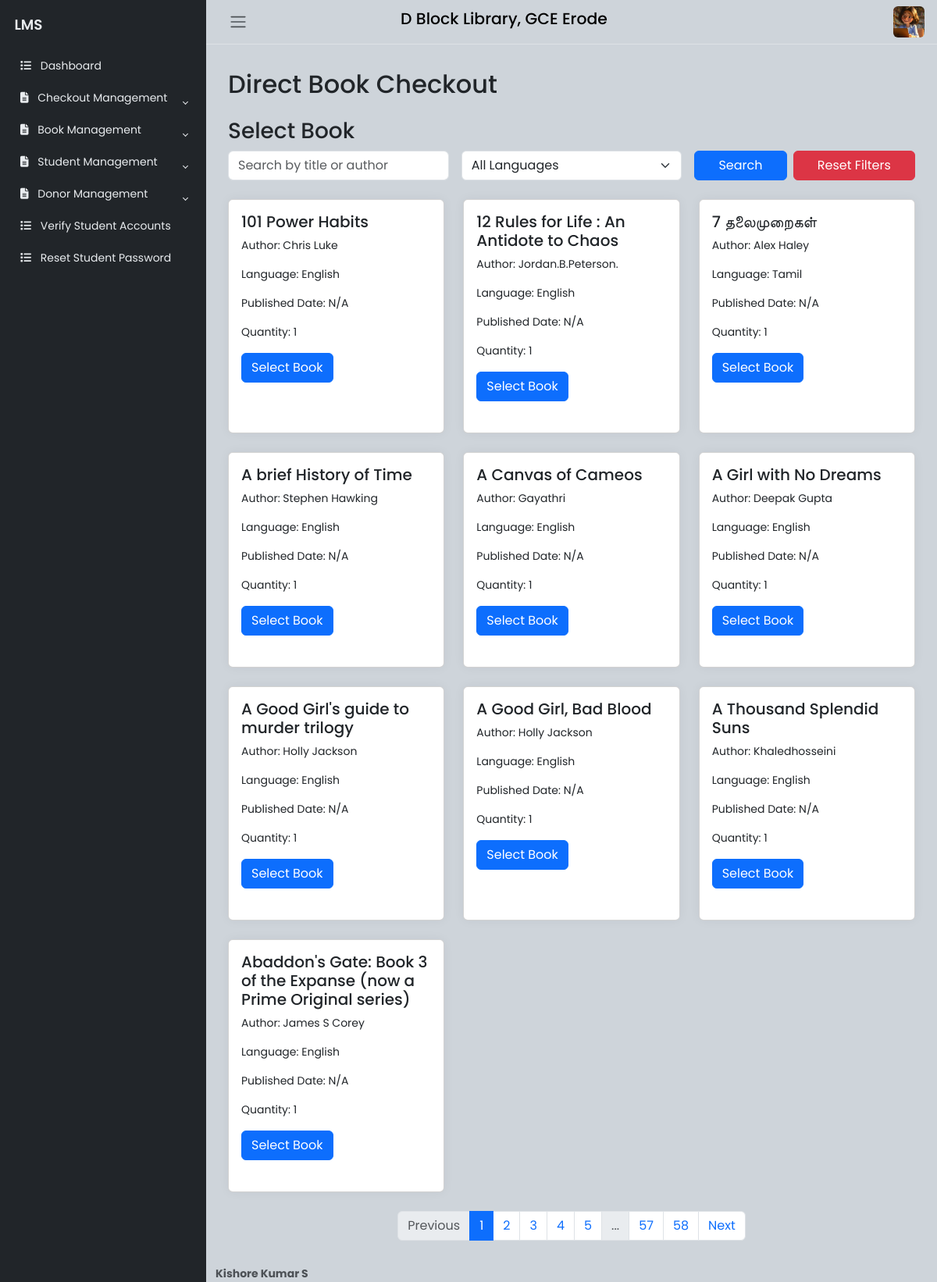
The page /lib/direct_checkout (signed in) on the database its author committed.
### website/models.py (models this page shows, shortened)
class Book(db.Model):
    __tablename__ = 'book'
    id = Column(Integer, primary_key=True)
    student_id = Column(Integer, ForeignKey('user.id'), nullable=True)
    title = Column(String(150), nullable=False)
    author = Column(String(150), nullable=False)
    isbn = Column(String(20), nullable=True)
    published_date = Column(DateTime, nullable=True)
    quantity = Column(Integer, default=0, nullable=False)
    language = Column(String(20), nullable=False)
    date_of_donation = Column(DateTime, nullable=False)
    donor_id = Column(Integer, ForeignKey('donor.id'), nullable=True)
    added_at = db.Column(db.DateTime, default=datetime.utcnow, nullable=False)
    student = relationship('User', back_populates='books')
    borrowed_by = relationship('BorrowedBook', back_populates='book')
    donor = relationship('Donor', back_populates='books')

### website/lib.py (the view, shortened to what this page needs)
@lib.route('/direct_checkout', methods=['GET', 'POST'])
@login_required
def direct_checkout():
    role_required_volunteer_librarian()
    unique_languages = db.session.query(Book.language).distinct().all()
    unique_languages = [lang[0] for lang in unique_languages]
    verified_students = User.query.filter(User.is_verified == True, User.role.in_(['Student', 'Volunteer'])).all()
    try:
        csrf_form = CSRFProtectForm()
        book_search = request.args.get('book_search', '')
        book_language = request.args.get('book_language', '')
        student_search = request.args.get('student_search', '')
        student_department = request.args.get('student_department', '')
        page = request.args.get('page', 1, type=int)
        book_query = Book.query
        if book_search:
            book_query = book_query.filter(or_(Book.title.ilike(f'%{book_search}%'), Book.author.ilike(f'%{book_search}%')))
        if book_language:
            book_query = book_query.filter_by(language=book_language)
        books = book_query.paginate(page=page, per_page=10)
        student_query = User.query.filter_by(role='Student')
        if student_search:
            student_query = student_query.filter(or_(User.name.ilike(f'%{student_search}%'), User.roll_number.ilike(f'%{student_search}%')))
        if student_department:
            student_query = student_query.filter_by(department=student_department)
        students = student_query.paginate(page=page, per_page=10)
        book_languages = db.session.query(Book.language.distinct()).all()
        book_languages = [lang[0] for lang in book_languages]
        student_departments = db.session.query(User.department.distinct()).all()
        student_departments = [dept[0] for dept in student_departments]
        return render_template('DirectCheckout.html', form=csrf_form, books=books,verified_students=verified_students, students=students,unique_languages=unique_languages, book_languages=book_languages, student_departments=student_departments, book_search=book_search, book_language=book_language, student_search=student_search, student_department=student_department)
    except Exception as e:
        print(f"Error in direct_checkout: {str(e)}")
        flash('An error occurred. Please try again later.', 'danger')
        return redirect(url_for('lib.index'))  # Redirect to appropriate error page or handle as needed

### website/forms.py
class CSRFProtectForm(FlaskForm):
    pass

### website/lib.py (called while the page is built)
def role_required_volunteer_librarian():
    if current_user.role.lower() not in ["volunteer", "librarian"]:
        flash("Unauthorized access.", "danger")
        logger.warning(f"[SECURITY] Unauthorized access attempt by {current_user.email}")
        return redirect(url_for("views.home"))

### website/templates/DirectCheckout.html (shortened to what this page needs)
{% extends "LibrarianHome.html" %}
{% block libcontent %}
<div class="container my-4" id="directCheckoutContent">
    <h2 class="mb-4">Direct Book Checkout</h2>
    <div id="bookSelection">
        <h3>Select Book</h3>
        <form method="GET" action="{{ url_for('lib.direct_checkout') }}" class="row row-cols-1 row-cols-md-3 g-3 mb-4">
            <div class="col">
                <input type="text" class="form-control" name="search_books" placeholder="Search by title or author" value="{{ search_books_query }}">
            </div>
            <div class="col">
                <select class="form-select" name="language_books">
                    <option value="">All Languages</option>
                </select>
            </div>
            <div class="col">
                <div class="d-flex">
                    <button type="submit" class="btn btn-primary flex-grow-1 me-1">Search</button>
                    <a href="{{ url_for('lib.direct_checkout') }}" class="btn btn-danger flex-grow-1 ms-1">Reset Filters</a>
                </div>
            </div>
        </form>
        <div class="row row-cols-1 row-cols-md-2 row-cols-lg-3 g-4">
            {% for book in books.items %}
            <div class="col">
                <div class="card h-100">
                    <div class="card-body">
                        <h5 class="card-title">{{ book.title }}</h5>
                        <p class="card-text">Author: {{ book.author }}</p>
                        <p class="card-text">Language: {{ book.language }}</p>
                        <p class="card-text">Published Date: {% if book.published_date %}{{ book.published_date.strftime('%d-%m-%Y') }}{% else %}N/A{% endif %}</p>
                        <p class="card-text">Quantity: {{ book.quantity }}</p>
                        <button type="button" class="btn btn-primary select-book-btn" data-bs-toggle="modal" data-bs-target="#bookModal{{ book.id }}" data-book-id="{{ book.id }}">
                            Select Book
                        </button>
                    </div>
                </div>
            </div>
            {% endfor %}
        </div>
        <nav aria-label="Books Pagination">
            <ul class="pagination justify-content-center mt-4">
                {% if books.has_prev %}
                <li class="page-item"><a class="page-link" href="?page_books={{ books.prev_num }}{% if search_books_query %}&search_books={{ search_books_query }}{% endif %}{% if lang_filter_books %}&language_books={{ lang_filter_books }}{% endif %}">Previous</a></li>
                {% else %}
                <li class="page-item disabled"><span class="page-link">Previous</span></li>
                {% endif %}
                {% for page in books.iter_pages() %}
                {% if page %}
                <li class="page-item{% if books.page == page %} active{% endif %}"><a class="page-link" href="?page_books={{ page }}">{{ page }}</a></li>
                {% else %}
                <li class="page-item disabled"><span class="page-link">...</span></li>
                {% endif %}
                {% endfor %}
                {% if books.has_next %}
                <li class="page-item"><a class="page-link" href="?page_books={{ books.next_num }}">Next</a></li>
                {% else %}
                <li class="page-item disabled"><span class="page-link">Next</span></li>
                {% endif %}
            </ul>
        </nav>
    </div>
</div>
{% endblock %}

### website/static/css/BaseFormat.css (style rules this page uses)
body { font-family: 'Poppins', sans-serif; font-size: 0.875rem; opacity: 1; overflow-y: scroll; margin: 0; }
a { cursor: pointer; text-decoration: none; font-family: 'Poppins', sans-serif; }
li { list-style: none; }
.card { box-shadow: 0 0 .875rem 0 rgba(34, 46, 60, .05); margin-bottom: 24px; }

### rows shown on the page
Book: title "101 Power Habits", author "Chris Luke", language "English", shows "N/A", quantity "1"
Book: title "12 Rules for Life : An Antidote to Chaos", author "Jordan.B.Peterson.", language "English", shows "N/A", quantity "1"
Book: title "7 தலைமுறைகள்", author "Alex Haley", language "Tamil", shows "N/A", quantity "1"
Book: title "A brief History of Time", author "Stephen Hawking", language "English", shows "N/A", quantity "1"
Book: title "A Canvas of Cameos", author "Gayathri", language "English", shows "N/A", quantity "1"
Book: title "A Girl with No Dreams", author "Deepak Gupta", language "English", shows "N/A", quantity "1"
Book: title "A Good Girl's guide to murder trilogy", author "Holly Jackson", language "English", shows "N/A", quantity "1"
Book: title "A Good Girl, Bad Blood", author "Holly Jackson", language "English", shows "N/A", quantity "1"
Book: title "A Thousand Splendid Suns", author "Khaledhosseini", language "English", shows "N/A", quantity "1"
Book: title "Abaddon's Gate: Book 3 of the Expanse (now a Prime Original series)", author "James S Corey", language "English", shows "N/A", quantity "1"

### other values the page prints
{{ page }} "1" "2" "3" "4" "5" "57" "58"
